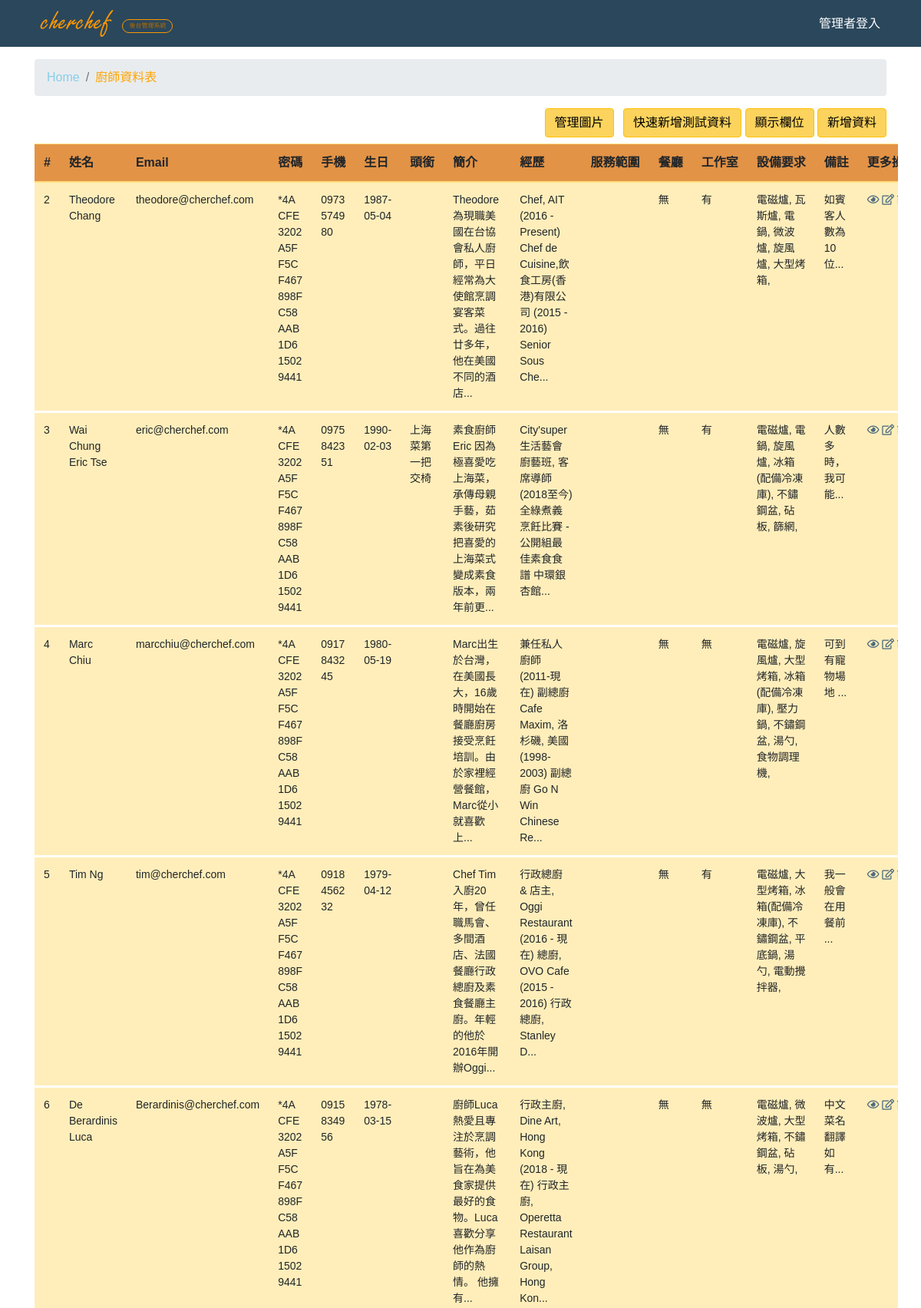
/Chef/chef.php (upper part), run on an earlier commit of the app's database.
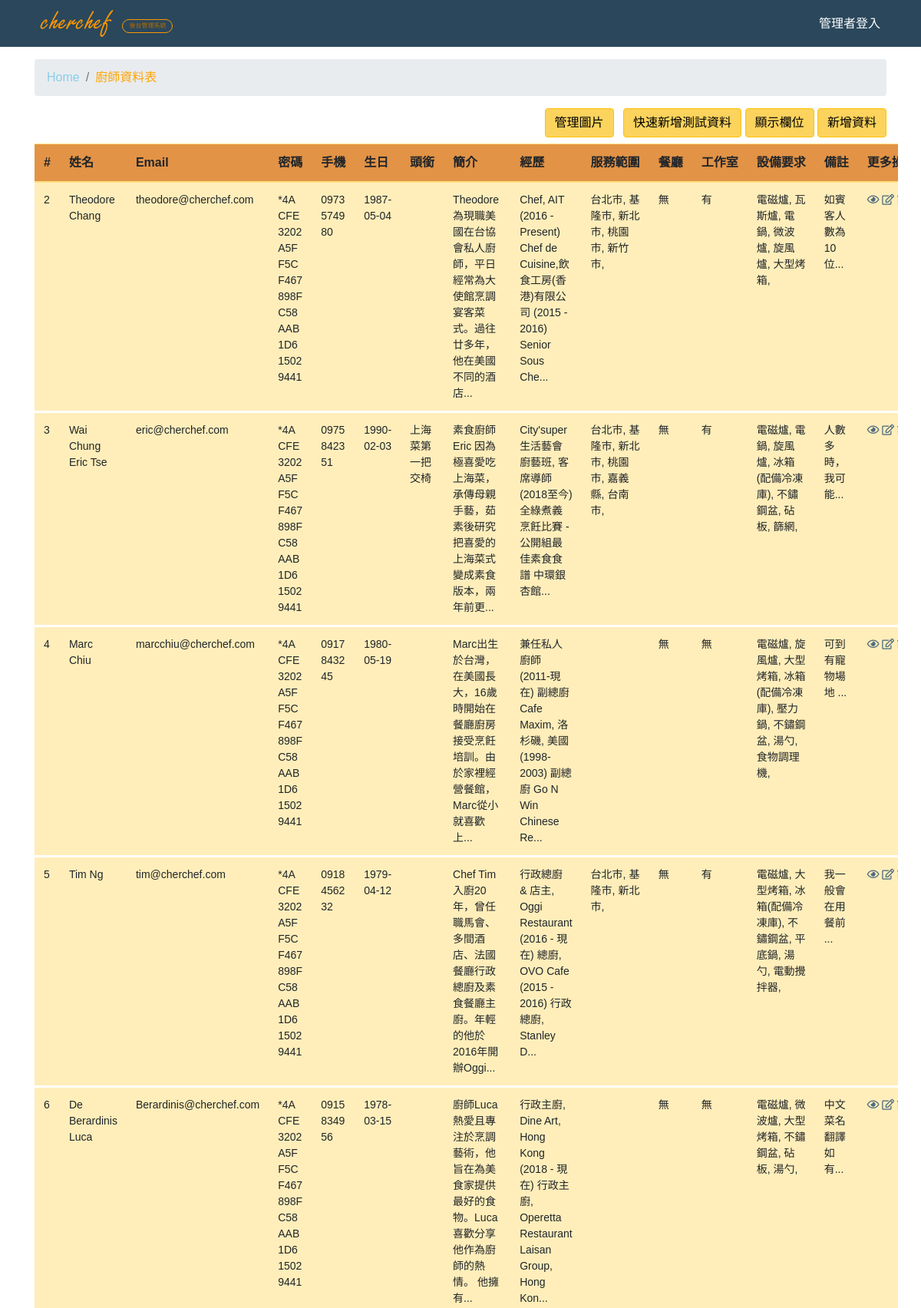
And on a later commit of the database.
### tables this page shows
CREATE TABLE `chef` (
  `sid` int(11) NOT NULL,
  `name` varchar(255) NOT NULL,
  `email` varchar(255) NOT NULL,
  `password` varchar(255) NOT NULL,
  `mobile` varchar(255) NOT NULL,
  `birthday` date NOT NULL,
  `pic` varchar(255) NOT NULL,
  `title` varchar(255) DEFAULT NULL,
  `info` varchar(255) DEFAULT NULL,
  `experience` varchar(255) NOT NULL,
  `food_set` varchar(255) DEFAULT NULL,
  `area` varchar(255) NOT NULL,
  `restaurant` varchar(255) DEFAULT NULL,
  `own_kitchen` varchar(255) NOT NULL,
  `tool` varchar(255) DEFAULT NULL,
  `note` varchar(255) DEFAULT NULL
);

CREATE TABLE `tool` (
  `sid` int(11) NOT NULL,
  `tool_name` varchar(255) NOT NULL
);

CREATE TABLE `taiwan_area` (
  `sid` int(11) NOT NULL,
  `area_code` varchar(255) NOT NULL,
  `area_name` varchar(255) NOT NULL
);

### Chef/chef.php (the view, shortened to what the changed rows need)
<?php
require __DIR__ . '/connect.php';
$t_sql = "SELECT * FROM `tool` ORDER BY `tool`.`sid`";
$t_stmt = $pdo->query($t_sql);
$all_tool = $t_stmt->fetchAll(PDO::FETCH_ASSOC);
$a_sql = "SELECT * FROM `taiwan_area` ORDER BY `sid`";
$a_stmt = $pdo->query($a_sql);
$all_area = $a_stmt->fetchAll(PDO::FETCH_ASSOC);
$t_sql = "SELECT COUNT(1) FROM chef";
$t_stmt = $pdo->query($t_sql);
$total_rows = $t_stmt->fetch(PDO::FETCH_NUM)[0];
$sql = sprintf("SELECT * FROM chef ORDER BY sid LIMIT %s, %s", 1, $total_rows);
$stmt = $pdo->query($sql);
$rows = $stmt->fetchAll(PDO::FETCH_ASSOC);
?>
<?php include __DIR__ . '/_html_header.php' ?>
<div class="container pt-3">
    <div class="row">
        <div class="col-lg-12 table-responsive card-list-table">
            <table class="table table-warning table-hover" data-locale="zh-TW" data-toggle="table"
                data-pagination="true" data-page-list="[5, 25, 50, 100, 200, All]" data-sort-order="desc"
                data-search="true" data-search-align="left" data-pagination-pre-text="上一頁"
                data-pagination-next-text="下一頁" data-buttons-class="warning" data-buttons-toolbar=".buttons-toolbar">
                <thead class="bg-warning text-nowrap">
                    <tr>
                        <th scope="col" data-sortable="true" data-field="sid">#</th>
                        <th scope="col" data-sortable="true" data-field="name">姓名</th>
                        <th scope="col" data-field="email">Email</th>
                        <th scope="col" data-field="password">密碼</th>
                        <th scope="col" data-field="mobile">手機</th>
                        <th scope="col" data-sortable="true" data-field="birthday">生日</th>
                        <th scope="col" data-field="title">頭銜</th>
                        <th scope="col" data-field="info">簡介</th>
                        <th scope="col" data-field="experience">經歷</th>
                        <th scope="col" data-field="area">服務範圍</th>
                        <th scope="col" data-field="restaurant">餐廳</th>
                        <th scope="col" data-field="own_kitchen">工作室</th>
                        <th scope="col" data-field="tool">設備要求</th>
                        <th scope="col" data-field="note">備註</th>
                        <th scope="col">更多操作</th>
                    </tr>
                </thead>
                <tbody id="myTable">
                    <?php foreach ($rows as $row) : ?>
                    <tr class="form_data_font_style">
                        <td data-title="#"><?= $row['sid'] ?></td>
                        <td data-title="姓名"><?= $row['name'] ?></td>
                        <td data-title="Email" data-fieldName="email"><?= $row['email'] ?></td>
                        <td data-title="密碼" class="text-break" data-fieldName="password"><?= $row['password'] ?></td>
                        <td data-title="手機" class="text-break" data-fieldName="mobile"><?= $row['mobile'] ?></td>
                        <td data-title="生日" data-fieldName="birthday"><?= $row['birthday'] ?></td>
                        <td data-title="頭銜" data-fieldName="title"><?= $row['title'] ?></td>
                        <td data-title="簡介" data-fieldName="info">
                            <?= mb_strimwidth($row['info'], 0, 100, "...", "UTF-8"); ?></td>
                        <td data-title="經歷" data-fieldName="experience">
                            <?= mb_strimwidth($row['experience'], 0, 100, "...", "UTF-8");  ?>
                        </td>
                        <td data-title="服務範圍" data-fieldName="area">
								<?php $chef_areas = explode(",", $row['area']);
								foreach ($chef_areas as $chef_area) :
									foreach ($all_area as $area) :
										if ($chef_area == $area['area_code']) :
											echo $area['area_name'] . "," ?>
										<?php endif;
								endforeach;
							endforeach; ?></td>
                        <td data-title="餐廳" data-fieldName="restaurant"><?= $row['restaurant'] == 1 ? "有" : "無" ?></td>
                        <td data-title="工作室" data-fieldName="own_kitchen"><?= $row['own_kitchen'] == 1 ? "無" : "有" ?>
                        </td>
                        <td data-title="設備要求" data-fieldName="tool">
                            <?php $require_tools = explode(",", $row['tool']);
                            foreach ($require_tools as $require_tool) :
                                foreach ($all_tool as $tool) :
                                    if ($require_tool == $tool['sid']) :
                                        echo $tool['tool_name'] . "," ?>
                            <?php endif;endforeach;endforeach; ?></td>
                        <td data-title="備註" data-fieldName="note">
                            <?= mb_strimwidth($row['note'], 0, 20, "...", "UTF-8");  ?></td>
                        <td data-title="更多操作">
                            <a href="clients_detail.php?sid=<?= $row['sid'] ?>"><i class="far fa-eye"></i></a>
                            <a href="chef_data_edit.php?sid=<?= $row['sid'] ?>"><i class="far fa-edit"></i></a>
                        </td>
                    </tr>
                    <?php endforeach; ?>
                </tbody>
            </table>
        </div>
    </div>
</div>
<?php include __DIR__ . '/_html_footer.php';  ?>

What changed in the data, as far as the page shows it:
added taiwan_area: area_name "台北市"
added taiwan_area: area_name "基隆市"
added taiwan_area: area_name "新北市"
added taiwan_area: area_name "桃園市"
added taiwan_area: area_name "新竹市", shown under chef "Theodore Chang"
added taiwan_area: area_name "嘉義縣", shown under chef "Wai Chung Eric Tse"
added taiwan_area: area_name "台南市", shown under chef "Wai Chung Eric Tse"
